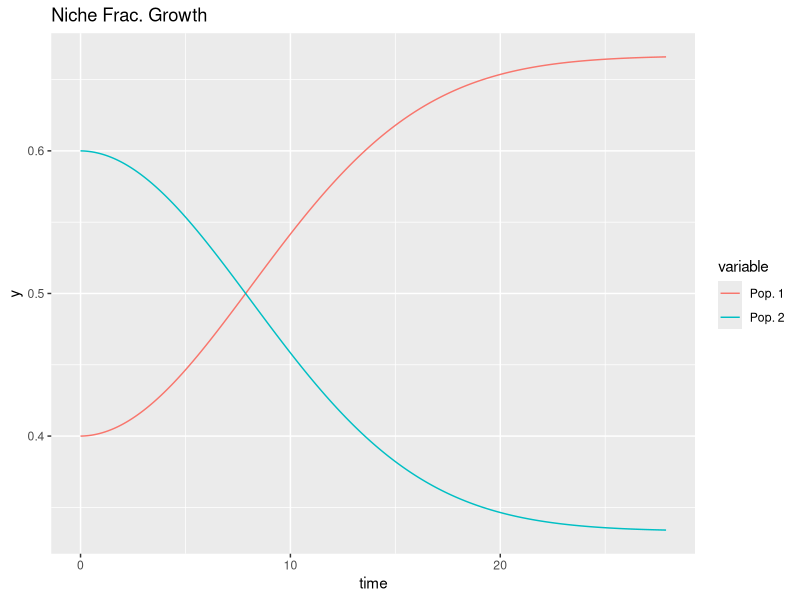

The R source for this figure:
library('deSolve')
library("ggplot2") #good data vis.
library("reshape2") #data.frame reshaping

ODE <- 0

ac1 <- .001
ac2 <- .0005
inits <- c(B1 = 0.4, B2 = 0.6, t=0)

cbbPalette <- c("#000000", "#E69F00", "#56B4E9",
                "#009E73", "#F0E442", "#0072B2",
                "#D55E00", "#CC79A7") #colorblind friendly colors
TIME <- 28
deltaT <- 0.1
t0 <- 0
nstep <- TIME/deltaT
time <- seq(0,TIME,deltaT)

m_params <- c(ac1=ac1,ac2=ac2)
m_state <- inits

if (ODE){
  markov_pop <- function(t,state,params){
    with(as.list(c(state, params)),{
      P11 <- (1 - (ac1)/(ac1+ac2))*exp(-(ac1+ac2)*t) + (ac1/(ac1+ac2))
      P12 <- (ac2/(ac1+ac2))*(1 - exp(-(ac1+ac2)*t))
      P22 <- (1 - (ac2)/(ac1+ac2))*exp(-(ac1+ac2)*t) + (ac2/(ac1+ac2))
      P21 <- (ac1/(ac1+ac2))*(1 - exp(-(ac1+ac2)*t))
      d1 <- P11 + P21
      d2 <- P22 + P12
      print(d1/2)
      print(d2/2)
      list(c(d1,d2))
    })
  }
  
  out <- ode(y=m_state, times=time, func=markov_pop, parms=m_params)
  
  df <- as.data.frame(out)
  m_df <- melt(df, id=c('time'))
  
  p <- ggplot(m_df, aes(x = time, y = value, color = variable))
  plot <- p + geom_line() + ylab("y") + ggtitle('Niche Frac. Growth')
  plot <- plot + scale_color_manual(values=cbbPalette)
  print(plot)
}

ds <- matrix(ncol = 3, nrow = nstep)
ds[1,] = inits

for (i in 2:length(ds[,1])){
  P11 <- (1 - (ac1)/(ac1+ac2))*exp(-(ac1+ac2)*time[i]) + (ac1/(ac1+ac2))
  P12 <- (ac2/(ac1+ac2))*(1 - exp(-(ac1+ac2)*time[i]))
  P22 <- (1 - (ac2)/(ac1+ac2))*exp(-(ac1+ac2)*time[i]) + (ac2/(ac1+ac2))
  P21 <- (ac1/(ac1+ac2))*(1 - exp(-(ac1+ac2)*time[i]))
  ds[i,1] <- (P11*ds[i-1,1] + P21*ds[i-1,2])
  ds[i,2] <- (P12*ds[i-1,1] + P22*ds[i-1,2])
  ds[i,3] <- time[i]
}

df <- as.data.frame(ds)
colnames(df) <- c('Pop. 1','Pop. 2', 'time')
m_df <- melt(df, id=c('time'))

p <- ggplot(m_df, aes(x = time, y = value, color = variable))
plot <- p + geom_line() + ylab("y") + ggtitle('Niche Frac. Growth')
print(plot)
